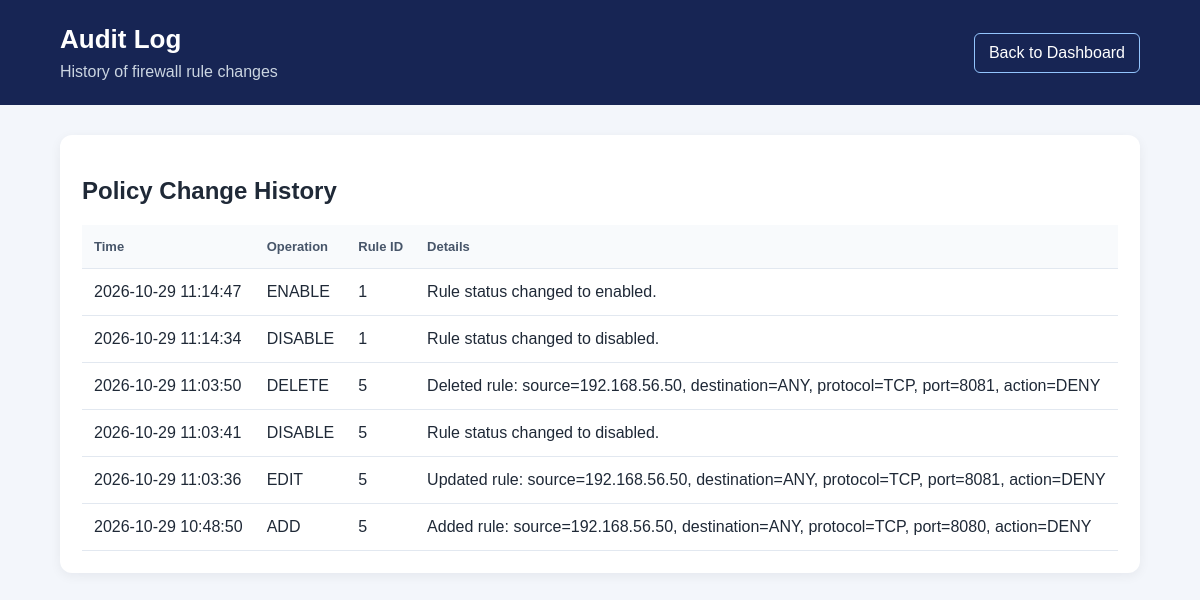
/audit-logs, run on the app's committed database.
### tables this page shows
CREATE TABLE audit_logs (
            id INTEGER PRIMARY KEY AUTOINCREMENT,
            timestamp TEXT NOT NULL DEFAULT CURRENT_TIMESTAMP,
            operation TEXT NOT NULL,
            rule_id INTEGER,
            details TEXT NOT NULL
        );

### app/routes.py (the view)
    @app.route("/audit-logs")
    def audit_logs():
        connection = get_db_connection()
        logs = connection.execute(
            """
            SELECT id, timestamp, operation, rule_id, details
            FROM audit_logs
            ORDER BY id DESC
            """
        ).fetchall()
        connection.close()
        return render_template("audit_logs.html", logs=logs)

### app/database.py (called while the page is built)
def get_db_connection():
    connection = sqlite3.connect(DATABASE_PATH)
    connection.row_factory = sqlite3.Row
    return connection

### app/templates/audit_logs.html (shortened to what this page needs)
<!doctype html>
<html lang="en">
  <head>
    <link
      rel="stylesheet"
      href="{{ url_for('static', filename='style.css') }}"
    />
  </head>
  <body>
    <header class="topbar">
      <div>
        <h1>Audit Log</h1>
        <p>History of firewall rule changes</p>
      </div>
      <a class="nav-link" href="{{ url_for('index') }}"> Back to Dashboard </a>
    </header>
    <main class="container">
      <section class="panel">
        <h2>Policy Change History</h2>
        {% if logs %}
        <div class="table-container">
          <table>
            <thead>
              <tr>
                <th>Time</th>
                <th>Operation</th>
                <th>Rule ID</th>
                <th>Details</th>
              </tr>
            </thead>
            <tbody>
              {% for log in logs %}
              <tr>
                <td>{{ log['timestamp'] }}</td>
                <td>{{ log['operation'] }}</td>
                <td>{{ log['rule_id'] or '-' }}</td>
                <td>{{ log['details'] }}</td>
              </tr>
              {% endfor %}
            </tbody>
          </table>
        </div>
        {% else %}
        <p>No audit records available yet.</p>
        {% endif %}
      </section>
    </main>
  </body>
</html>

### app/static/style.css (style rules this page uses)
* { box-sizing: border-box; }
body { margin: 0; font-family: Arial, sans-serif; background: #f3f6fb; color: #1f2937; }
.topbar { background: #172554; color: white; padding: 24px 5%; display: flex; justify-content: space-between; align-items: center; gap: 20px; }
.topbar h1 { margin: 0 0 8px; font-size: 26px; }
.topbar p { margin: 0; color: #cbd5e1; }
.container { width: 90%; max-width: 1400px; margin: 30px auto; }
.stat-card, .panel { background: white; border-radius: 12px; padding: 22px; box-shadow: 0 3px 12px rgba(15, 23, 42, 0.06); }
table { width: 100%; border-collapse: collapse; text-align: left; }
th, td { padding: 14px 12px; border-bottom: 1px solid #e2e8f0; white-space: nowrap; }
th { background: #f8fafc; color: #475569; font-size: 13px; }
.nav-link { display: inline-block; color: white; text-decoration: none; border: 1px solid #93c5fd; border-radius: 6px; padding: 10px 14px; }

### data on the page
audit_logs: timestamp "2026-10-29 11:14:47", operation "ENABLE", rule "1", details "Rule status changed to enabled."
audit_logs: timestamp "2026-10-29 11:14:34", operation "DISABLE", rule "1", details "Rule status changed to disabled."
audit_logs: timestamp "2026-10-29 11:03:50", operation "DELETE", rule "5", details "Deleted rule: source=192.168.56.50, destination=ANY, protocol=TCP, port=8081, action=DENY"
audit_logs: timestamp "2026-10-29 11:03:41", operation "DISABLE", rule "5", details "Rule status changed to disabled."
audit_logs: timestamp "2026-10-29 11:03:36", operation "EDIT", rule "5", details "Updated rule: source=192.168.56.50, destination=ANY, protocol=TCP, port=8081, action=DENY"
audit_logs: timestamp "2026-10-29 10:48:50", operation "ADD", rule "5", details "Added rule: source=192.168.56.50, destination=ANY, protocol=TCP, port=8080, action=DENY"
